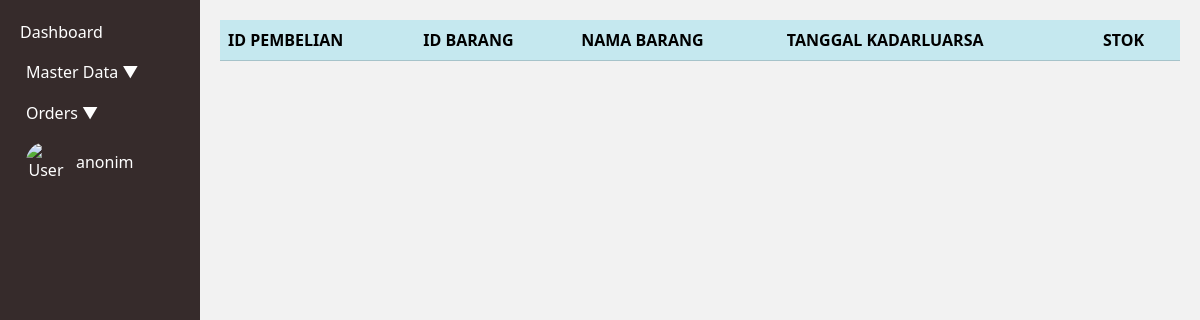
The app's page /index.php?page=barangkadarluarsa (signed in), older data.
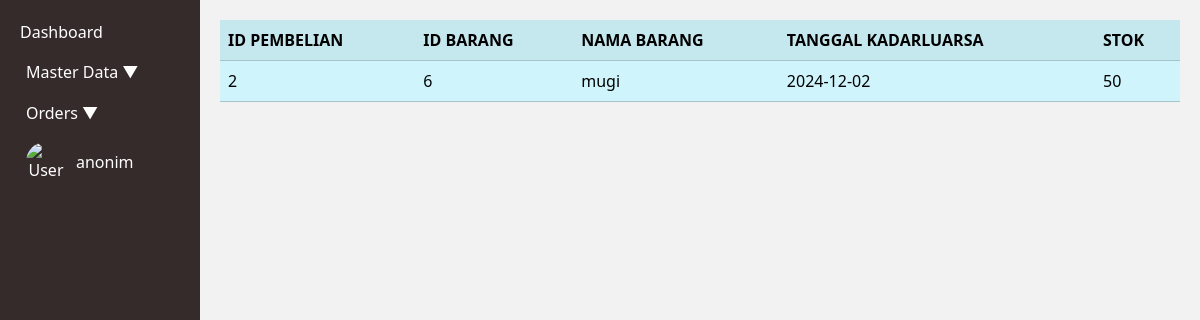
The same page, newer data.
### tables this page shows
CREATE TABLE `tb_pembelian_detail` (
  `Id_obat` int(3) DEFAULT NULL,
  `Id_pembelian` int(5) DEFAULT NULL,
  `tanggal_kadarluarsa` date DEFAULT NULL,
  `jumlah_item` int(5) DEFAULT NULL,
  `harga_satuan` int(10) DEFAULT NULL,
  KEY `Id_obat` (`Id_obat`),
  KEY `Id_pembelian` (`Id_pembelian`),
  CONSTRAINT `tb_pembelian_detail_ibfk_1` FOREIGN KEY (`Id_obat`) REFERENCES `tb_obat` (`Id_Obat`),
  CONSTRAINT `tb_pembelian_detail_ibfk_2` FOREIGN KEY (`Id_pembelian`) REFERENCES `tb_pembelian` (`Id_pembelian`)
);

CREATE TABLE `tb_obat` (
  `Id_Obat` int(3) NOT NULL AUTO_INCREMENT,
  `Nama_Obat` varchar(15) NOT NULL,
  `Stok_obat` int(5) NOT NULL,
  `Harga_satuan` int(8) NOT NULL,
  `Id_jenis` int(3) NOT NULL,
  PRIMARY KEY (`Id_Obat`),
  KEY `Id_jenis` (`Id_jenis`),
  CONSTRAINT `tb_obat_ibfk_1` FOREIGN KEY (`Id_jenis`) REFERENCES `tb_jenis_obat` (`Id_jenis`)
);

### barangkadarluarsa.php (the view)
<?php
$mysqli = new mysqli("localhost", "root", "", "apotek");
$result = $mysqli->query("SELECT
    tb_pembelian_detail.`Id_pembelian`,
    tb_obat.`Id_Obat`,
    tb_obat.`Nama_Obat`,
    tb_pembelian_detail.`tanggal_kadarluarsa`,
    tb_pembelian_detail.`jumlah_item`
FROM
    tb_pembelian_detail
JOIN
    tb_obat
    ON tb_obat.`Id_Obat` = tb_pembelian_detail.`Id_obat`
WHERE
    tb_pembelian_detail.`tanggal_kadarluarsa` <= CURDATE();
");
?>
<table class="table table-info table-striped">
    <tr>
        <th>ID PEMBELIAN</th>
        <th>ID BARANG</th>
        <th>NAMA BARANG</th>
        <th>TANGGAL KADARLUARSA</th>
        <th>STOK</th>
    </tr>
    <?php
    foreach ($result as $row) {
        echo "<tr>";
        echo "<td>";
        echo $row['Id_pembelian'];
        echo "</td>";
        echo "<td>";
        echo $row['Id_Obat'];
        echo "</td>";
        echo "<td>";
        echo $row['Nama_Obat'];
        echo "</td>";
        echo "<td>";
        echo $row['tanggal_kadarluarsa'];
        echo "</td>";
        echo "<td>";
        echo $row['jumlah_item'];
        echo "</tr>";
    }
    ?>
</table>

Row changes from the older to the newer data that the page shows:
now on this page (row edited): tb_pembelian_detail: Id_pembelian "2", Id_obat.Id_Obat "6", Id_obat.Nama_Obat "mugi", tanggal_kadarluarsa "2024-12-02", jumlah_item "50"
